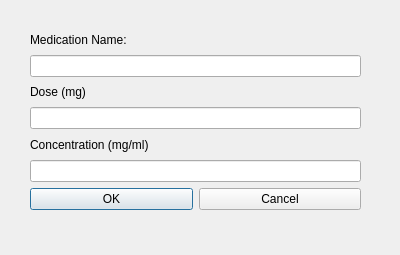
<?xml version="1.0" encoding="UTF-8"?>
<ui version="4.0">
 <class>NewMedDialog</class>
 <widget class="QDialog" name="NewMedDialog">
  <property name="geometry">
   <rect>
    <x>0</x>
    <y>0</y>
    <width>400</width>
    <height>255</height>
   </rect>
  </property>
  <property name="windowTitle">
   <string>New Medication</string>
  </property>
  <property name="modal">
   <bool>true</bool>
  </property>
  <widget class="QWidget" name="verticalLayoutWidget">
   <property name="geometry">
    <rect>
     <x>30</x>
     <y>30</y>
     <width>331</width>
     <height>204</height>
    </rect>
   </property>
   <layout class="QVBoxLayout" name="verticalLayout">
    <item>
     <widget class="QLabel" name="label">
      <property name="text">
       <string>Medication Name:</string>
      </property>
     </widget>
    </item>
    <item>
     <widget class="QLineEdit" name="nameLineEdit"/>
    </item>
    <item>
     <widget class="QLabel" name="label_2">
      <property name="text">
       <string>Dose (mg)</string>
      </property>
     </widget>
    </item>
    <item>
     <widget class="QLineEdit" name="doseLineEdit"/>
    </item>
    <item>
     <widget class="QLabel" name="label_3">
      <property name="text">
       <string>Concentration (mg/ml)</string>
      </property>
     </widget>
    </item>
    <item>
     <widget class="QLineEdit" name="concLineEdit"/>
    </item>
    <item>
     <layout class="QHBoxLayout" name="horizontalLayout">
      <item>
       <widget class="QPushButton" name="okButton">
        <property name="text">
         <string>OK</string>
        </property>
       </widget>
      </item>
      <item>
       <widget class="QPushButton" name="cancelButton">
        <property name="text">
         <string>Cancel</string>
        </property>
       </widget>
      </item>
     </layout>
    </item>
    <item>
     <widget class="QLabel" name="errorLabel">
      <property name="text">
       <string/>
      </property>
      <property name="alignment">
       <set>Qt::AlignCenter</set>
      </property>
     </widget>
    </item>
   </layout>
  </widget>
 </widget>
 <resources/>
 <connections/>
</ui>
